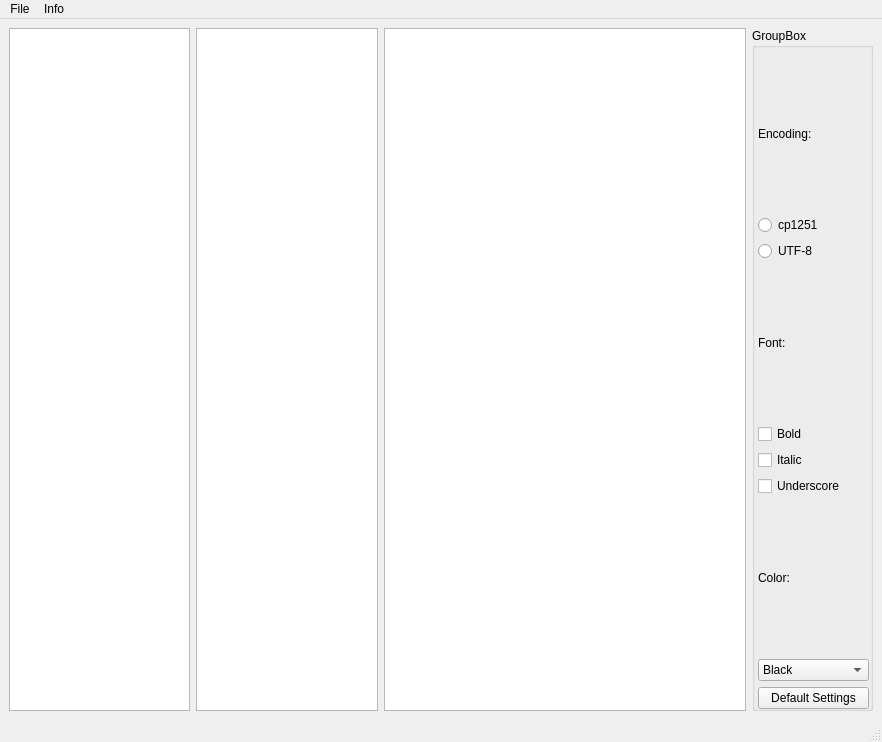
<?xml version="1.0" encoding="UTF-8"?>
<ui version="4.0">
 <class>MainWindow</class>
 <widget class="QMainWindow" name="MainWindow">
  <property name="geometry">
   <rect>
    <x>0</x>
    <y>0</y>
    <width>882</width>
    <height>742</height>
   </rect>
  </property>
  <property name="windowTitle">
   <string>MainWindow</string>
  </property>
  <widget class="QWidget" name="centralwidget">
   <layout class="QHBoxLayout" name="horizontalLayout" stretch="3,3,6,2">
    <item>
     <widget class="QTreeView" name="treeView"/>
    </item>
    <item>
     <widget class="QListWidget" name="listWidget"/>
    </item>
    <item>
     <widget class="QTextEdit" name="textEdit"/>
    </item>
    <item>
     <widget class="QGroupBox" name="groupBox">
      <property name="title">
       <string>GroupBox</string>
      </property>
      <widget class="QWidget" name="">
       <property name="geometry">
        <rect>
         <x>6</x>
         <y>30</y>
         <width>111</width>
         <height>651</height>
        </rect>
       </property>
       <layout class="QVBoxLayout" name="verticalLayout">
        <item>
         <widget class="QLabel" name="label_2">
          <property name="text">
           <string>Encoding:</string>
          </property>
         </widget>
        </item>
        <item>
         <widget class="QRadioButton" name="radioButton_2">
          <property name="text">
           <string>cp1251</string>
          </property>
         </widget>
        </item>
        <item>
         <widget class="QRadioButton" name="radioButton">
          <property name="text">
           <string>UTF-8</string>
          </property>
         </widget>
        </item>
        <item>
         <widget class="QLabel" name="label">
          <property name="text">
           <string>Font:</string>
          </property>
         </widget>
        </item>
        <item>
         <widget class="QCheckBox" name="checkBox">
          <property name="text">
           <string>Bold</string>
          </property>
         </widget>
        </item>
        <item>
         <widget class="QCheckBox" name="checkBox_2">
          <property name="text">
           <string>Italic</string>
          </property>
         </widget>
        </item>
        <item>
         <widget class="QCheckBox" name="checkBox_3">
          <property name="text">
           <string>Underscore</string>
          </property>
         </widget>
        </item>
        <item>
         <widget class="QLabel" name="label_3">
          <property name="text">
           <string>Color:</string>
          </property>
         </widget>
        </item>
        <item>
         <widget class="QComboBox" name="comboBox">
          <item>
           <property name="text">
            <string>Black</string>
           </property>
          </item>
          <item>
           <property name="text">
            <string>Yellow</string>
           </property>
          </item>
          <item>
           <property name="text">
            <string>Green</string>
           </property>
          </item>
          <item>
           <property name="text">
            <string>Blue</string>
           </property>
          </item>
          <item>
           <property name="text">
            <string>Red</string>
           </property>
          </item>
         </widget>
        </item>
        <item>
         <widget class="QPushButton" name="pushButton">
          <property name="text">
           <string>Default Settings</string>
          </property>
         </widget>
        </item>
       </layout>
      </widget>
     </widget>
    </item>
   </layout>
  </widget>
  <widget class="QMenuBar" name="menubar">
   <property name="geometry">
    <rect>
     <x>0</x>
     <y>0</y>
     <width>882</width>
     <height>21</height>
    </rect>
   </property>
   <widget class="QMenu" name="menuFile">
    <property name="title">
     <string>File</string>
    </property>
    <addaction name="actionExit"/>
    <addaction name="actionSave"/>
    <addaction name="actionSave_As"/>
   </widget>
   <widget class="QMenu" name="menuAbout">
    <property name="title">
     <string>Info</string>
    </property>
    <addaction name="actionAbout"/>
    <addaction name="actionHelp"/>
   </widget>
   <addaction name="menuFile"/>
   <addaction name="menuAbout"/>
  </widget>
  <widget class="QStatusBar" name="statusbar"/>
  <action name="actionExit">
   <property name="text">
    <string>Exit</string>
   </property>
  </action>
  <action name="actionAbout">
   <property name="text">
    <string>About</string>
   </property>
  </action>
  <action name="actionHelp">
   <property name="text">
    <string>Help</string>
   </property>
  </action>
  <action name="actionSave">
   <property name="text">
    <string>Save</string>
   </property>
  </action>
  <action name="actionSave_As">
   <property name="text">
    <string>Save As</string>
   </property>
  </action>
 </widget>
 <resources/>
 <connections/>
</ui>
